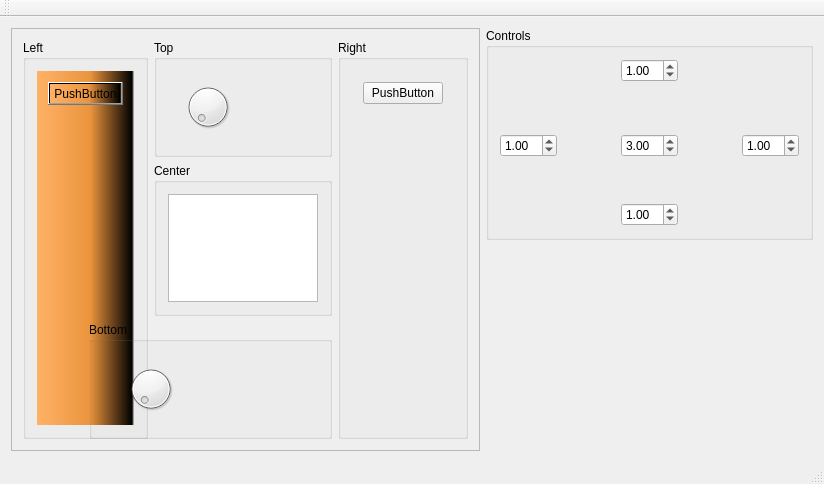
<?xml version="1.0" encoding="UTF-8"?>
<ui version="4.0">
 <class>MainWindow</class>
 <widget class="QMainWindow" name="MainWindow">
  <property name="geometry">
   <rect>
    <x>0</x>
    <y>0</y>
    <width>824</width>
    <height>484</height>
   </rect>
  </property>
  <property name="windowTitle">
   <string>MainWindow</string>
  </property>
  <widget class="QWidget" name="widget">
   <layout class="QGridLayout" name="gridLayout_4" columnstretch="3,0">
    <item row="0" column="1">
     <widget class="QGroupBox" name="controlsGroupBox">
      <property name="title">
       <string>Controls</string>
      </property>
      <layout class="QGridLayout" name="gridLayout">
       <item row="3" column="3">
        <spacer name="horizontalSpacer_7">
         <property name="orientation">
          <enum>Qt::Horizontal</enum>
         </property>
         <property name="sizeHint" stdset="0">
          <size>
           <width>58</width>
           <height>20</height>
          </size>
         </property>
        </spacer>
       </item>
       <item row="2" column="0">
        <spacer name="verticalSpacer_3">
         <property name="orientation">
          <enum>Qt::Vertical</enum>
         </property>
         <property name="sizeHint" stdset="0">
          <size>
           <width>20</width>
           <height>40</height>
          </size>
         </property>
        </spacer>
       </item>
       <item row="4" column="0">
        <spacer name="verticalSpacer_4">
         <property name="orientation">
          <enum>Qt::Vertical</enum>
         </property>
         <property name="sizeHint" stdset="0">
          <size>
           <width>20</width>
           <height>40</height>
          </size>
         </property>
        </spacer>
       </item>
       <item row="5" column="4">
        <spacer name="horizontalSpacer_6">
         <property name="orientation">
          <enum>Qt::Horizontal</enum>
         </property>
         <property name="sizeHint" stdset="0">
          <size>
           <width>36</width>
           <height>20</height>
          </size>
         </property>
        </spacer>
       </item>
       <item row="5" column="0">
        <spacer name="horizontalSpacer_5">
         <property name="orientation">
          <enum>Qt::Horizontal</enum>
         </property>
         <property name="sizeHint" stdset="0">
          <size>
           <width>36</width>
           <height>20</height>
          </size>
         </property>
        </spacer>
       </item>
       <item row="0" column="0" rowspan="2">
        <spacer name="horizontalSpacer_3">
         <property name="orientation">
          <enum>Qt::Horizontal</enum>
         </property>
         <property name="sizeHint" stdset="0">
          <size>
           <width>36</width>
           <height>20</height>
          </size>
         </property>
        </spacer>
       </item>
       <item row="0" column="4" rowspan="2">
        <spacer name="horizontalSpacer_4">
         <property name="orientation">
          <enum>Qt::Horizontal</enum>
         </property>
         <property name="sizeHint" stdset="0">
          <size>
           <width>36</width>
           <height>20</height>
          </size>
         </property>
        </spacer>
       </item>
       <item row="3" column="1">
        <spacer name="horizontalSpacer_8">
         <property name="orientation">
          <enum>Qt::Horizontal</enum>
         </property>
         <property name="sizeHint" stdset="0">
          <size>
           <width>58</width>
           <height>20</height>
          </size>
         </property>
        </spacer>
       </item>
       <item row="0" column="2">
        <widget class="QDoubleSpinBox" name="topDoubleSpinBox">
         <property name="value">
          <double>1.000000000000000</double>
         </property>
        </widget>
       </item>
       <item row="3" column="2">
        <widget class="QDoubleSpinBox" name="centerDoubleSpinBox">
         <property name="value">
          <double>3.000000000000000</double>
         </property>
        </widget>
       </item>
       <item row="3" column="4">
        <widget class="QDoubleSpinBox" name="rightDoubleSpinBox">
         <property name="value">
          <double>1.000000000000000</double>
         </property>
        </widget>
       </item>
       <item row="5" column="2">
        <widget class="QDoubleSpinBox" name="bottomDoubleSpinBox">
         <property name="value">
          <double>1.000000000000000</double>
         </property>
        </widget>
       </item>
       <item row="3" column="0">
        <widget class="QDoubleSpinBox" name="leftDoubleSpinBox">
         <property name="value">
          <double>1.000000000000000</double>
         </property>
        </widget>
       </item>
      </layout>
     </widget>
    </item>
    <item row="1" column="1">
     <spacer name="verticalSpacer_8">
      <property name="orientation">
       <enum>Qt::Vertical</enum>
      </property>
      <property name="sizeType">
       <enum>QSizePolicy::MinimumExpanding</enum>
      </property>
      <property name="sizeHint" stdset="0">
       <size>
        <width>20</width>
        <height>40</height>
       </size>
      </property>
     </spacer>
    </item>
    <item row="0" column="0" rowspan="2">
     <widget class="QFrame" name="frame">
      <property name="frameShape">
       <enum>QFrame::StyledPanel</enum>
      </property>
      <property name="frameShadow">
       <enum>QFrame::Plain</enum>
      </property>
      <layout class="QGridLayout" name="gridLayout_3" columnstretch="0,0,0,0">
       <item row="0" column="0" rowspan="3" colspan="2">
        <widget class="QGroupBox" name="leftGroupBox">
         <property name="title">
          <string>Left</string>
         </property>
         <layout class="QVBoxLayout" name="verticalLayout_2">
          <item>
           <widget class="QWidget" name="widget_2" native="true">
            <property name="styleSheet">
             <string notr="true">background-color: qlineargradient(spread:pad, x1:0, y1:0, x2:1, y2:0, stop:0 rgba(255, 178, 102, 255), stop:0.55 rgba(235, 148, 61, 255), stop:0.98 rgba(0, 0, 0, 255), stop:1 rgba(0, 0, 0, 0));</string>
            </property>
            <layout class="QVBoxLayout" name="verticalLayout_4">
             <item>
              <widget class="QPushButton" name="pushButton">
               <property name="text">
                <string>PushButton</string>
               </property>
              </widget>
             </item>
             <item>
              <spacer name="verticalSpacer">
               <property name="orientation">
                <enum>Qt::Vertical</enum>
               </property>
               <property name="sizeHint" stdset="0">
                <size>
                 <width>20</width>
                 <height>310</height>
                </size>
               </property>
              </spacer>
             </item>
            </layout>
           </widget>
          </item>
         </layout>
        </widget>
       </item>
       <item row="0" column="2">
        <widget class="QGroupBox" name="topGroupBox">
         <property name="title">
          <string>Top</string>
         </property>
         <layout class="QHBoxLayout" name="horizontalLayout">
          <item>
           <widget class="QWidget" name="widget_5" native="true">
            <layout class="QHBoxLayout" name="horizontalLayout_4">
             <item>
              <widget class="QDial" name="dial_2"/>
             </item>
             <item>
              <spacer name="horizontalSpacer">
               <property name="orientation">
                <enum>Qt::Horizontal</enum>
               </property>
               <property name="sizeHint" stdset="0">
                <size>
                 <width>111</width>
                 <height>20</height>
                </size>
               </property>
              </spacer>
             </item>
            </layout>
           </widget>
          </item>
         </layout>
        </widget>
       </item>
       <item row="0" column="3" rowspan="3">
        <widget class="QGroupBox" name="rightGroupBox">
         <property name="title">
          <string>Right</string>
         </property>
         <layout class="QVBoxLayout" name="verticalLayout">
          <item>
           <widget class="QWidget" name="widget_3" native="true">
            <layout class="QVBoxLayout" name="verticalLayout_5">
             <item>
              <widget class="QPushButton" name="pushButton_2">
               <property name="text">
                <string>PushButton</string>
               </property>
              </widget>
             </item>
             <item>
              <spacer name="verticalSpacer_2">
               <property name="orientation">
                <enum>Qt::Vertical</enum>
               </property>
               <property name="sizeHint" stdset="0">
                <size>
                 <width>20</width>
                 <height>310</height>
                </size>
               </property>
              </spacer>
             </item>
            </layout>
           </widget>
          </item>
         </layout>
        </widget>
       </item>
       <item row="1" column="2">
        <widget class="QGroupBox" name="centerGroupBox">
         <property name="title">
          <string>Center</string>
         </property>
         <layout class="QVBoxLayout" name="verticalLayout_3">
          <item>
           <widget class="QTextEdit" name="textEdit">
            <property name="tabChangesFocus">
             <bool>true</bool>
            </property>
           </widget>
          </item>
         </layout>
        </widget>
       </item>
       <item row="2" column="1" colspan="2">
        <widget class="QGroupBox" name="bottomGroupBox">
         <property name="title">
          <string>Bottom</string>
         </property>
         <layout class="QHBoxLayout" name="horizontalLayout_2">
          <item>
           <widget class="QWidget" name="widget_4" native="true">
            <layout class="QHBoxLayout" name="horizontalLayout_3">
             <item>
              <widget class="QDial" name="dial"/>
             </item>
             <item>
              <spacer name="horizontalSpacer_2">
               <property name="orientation">
                <enum>Qt::Horizontal</enum>
               </property>
               <property name="sizeHint" stdset="0">
                <size>
                 <width>145</width>
                 <height>20</height>
                </size>
               </property>
              </spacer>
             </item>
            </layout>
           </widget>
          </item>
         </layout>
        </widget>
       </item>
      </layout>
      <zorder>topGroupBox</zorder>
      <zorder>rightGroupBox</zorder>
      <zorder>centerGroupBox</zorder>
      <zorder>bottomGroupBox</zorder>
      <zorder>leftGroupBox</zorder>
     </widget>
    </item>
   </layout>
  </widget>
  <widget class="QMenuBar" name="menuBar">
   <property name="geometry">
    <rect>
     <x>0</x>
     <y>0</y>
     <width>824</width>
     <height>21</height>
    </rect>
   </property>
  </widget>
  <widget class="QToolBar" name="mainToolBar">
   <attribute name="toolBarArea">
    <enum>TopToolBarArea</enum>
   </attribute>
   <attribute name="toolBarBreak">
    <bool>false</bool>
   </attribute>
  </widget>
  <widget class="QStatusBar" name="statusBar"/>
 </widget>
 <layoutdefault spacing="6" margin="11"/>
 <resources/>
 <connections/>
</ui>
